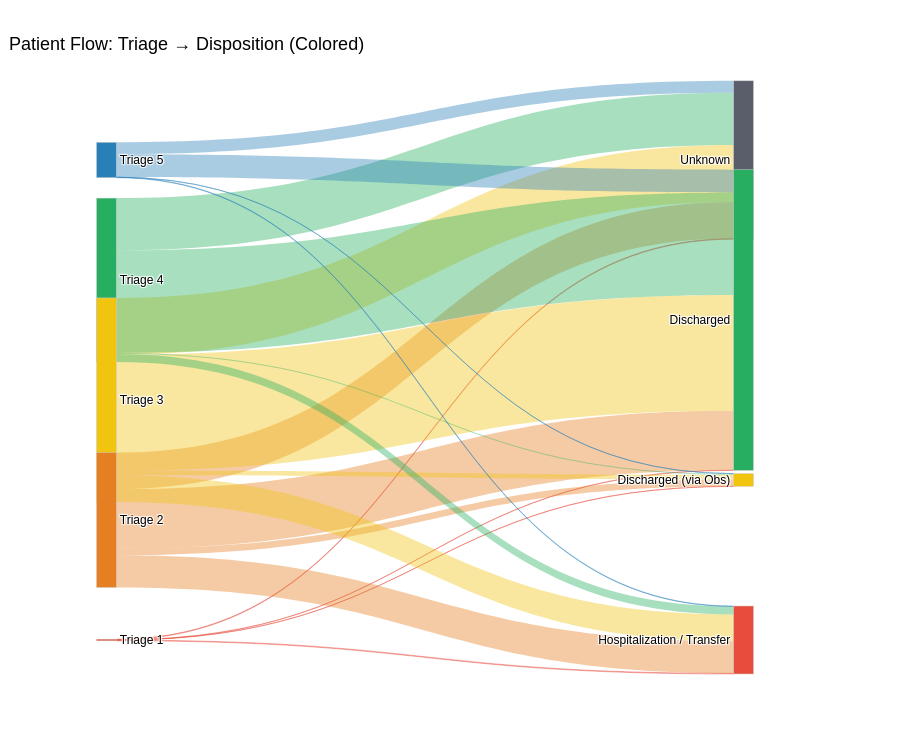

Notebook code cell kept with this figure:
### Code cell
import plotly.graph_objects as go
import pandas as pd

# ================================================================
# CONFIGURATION
# ================================================================
COL_TRIAGE    = 'triage'
COL_DISPOSITION = 'disposition_4lvl'

# ================================================================
# COLORS (Harmonized Keys)
# ================================================================
triage_colors = {
    'Triage 1': '#e74c3c',
    'Triage 2': '#e67e22',
    'Triage 3': '#f1c40f',
    'Triage 4': '#27ae60',
    'Triage 5': '#2980b9',
}

disposition_colors = {
    'Discharged': '#27ae60',
    'Unknown': '#5a5e6b',
    'Hospitalization / Transfer': '#e74c3c',
    'Discharged (via Obs)': '#f1c40f',
}

def get_node_color(label):
    for palette in [triage_colors, disposition_colors]:
        if label in palette:
            return palette[label]
    return '#a6acaf'

# ================================================================
# DATA PREPARATION
# ================================================================
df_alluvial = df.copy()

# Suppression des NaNs éventuels pour éviter "Triage nan"
df_alluvial = df_alluvial.dropna(subset=[COL_TRIAGE, COL_DISPOSITION])

# Création des labels (Assure-toi que le nom correspond aux clés du dico ci-dessus)
df_alluvial['_triage_label'] = 'Triage ' + df_alluvial[COL_TRIAGE].astype(int).astype(str)
df_alluvial['_disposition_label'] = df_alluvial[COL_DISPOSITION].astype(str)

# ================================================================
# NODES
# ================================================================
def get_present_vals(order_list, series):
    present = set(series.unique())
    return [v for v in order_list if v in present]

triage_vals = get_present_vals(
    ['Triage 5', 'Triage 4', 'Triage 3', 'Triage 2', 'Triage 1'],
    df_alluvial['_triage_label']
)

disposition_vals = get_present_vals(
    ['Unknown', 'Discharged', 'Discharged (via Obs)', 'Hospitalization / Transfer'],
    df_alluvial['_disposition_label']
)

all_labels  = triage_vals + disposition_vals
label_idx   = {label: i for i, label in enumerate(all_labels)}
node_colors = [get_node_color(l) for l in all_labels]

# ================================================================
# POSITIONS
# ================================================================
def assign_y(labels):
    n = len(labels)
    if n <= 1: return [0.5]
    return [round(0.10 + i * (0.80 / (n - 1)), 4) for i in range(n)]

pos = {}
for label, y in zip(triage_vals, assign_y(triage_vals)):
    pos[label] = (0.01, y)
for label, y in zip(disposition_vals, assign_y(disposition_vals)):
    pos[label] = (0.99, y)

node_x = [pos[l][0] for l in all_labels]
node_y = [pos[l][1] for l in all_labels]

# ================================================================
# LINKS (The coloring fix happens here)
# ================================================================
grp = (df_alluvial.groupby(['_triage_label', '_disposition_label'])
       .size()
       .reset_index(name='count'))

all_sources, all_targets, all_values, all_colors = [], [], [], []

for _, row in grp.iterrows():
    src, tgt = row['_triage_label'], row['_disposition_label']
    if src not in label_idx or tgt not in label_idx:
        continue

    all_sources.append(label_idx[src])
    all_targets.append(label_idx[tgt])
    all_values.append(int(row['count']))

    # Correction : on cherche 'Triage X' dans triage_colors
    hex_c = triage_colors.get(src, '#a6acaf')
    # Conversion Hex -> RGBA pour la transparence
    r, g, b = int(hex_c[1:3], 16), int(hex_c[3:5], 16), int(hex_c[5:7], 16)
    all_colors.append(f'rgba({r},{g},{b},0.4)')

# ================================================================
# FIGURE
# ================================================================
fig = go.Figure(data=[go.Sankey(
    arrangement='fixed',
    node=dict(
        pad=15, thickness=20,
        line=dict(color='#cccccc', width=0.5),
        label=all_labels, color=node_colors,
        x=node_x, y=node_y,
        hovertemplate='<b>%{label}</b><br>%{value} patients<extra></extra>',
    ),
    link=dict(
        source=all_sources, target=all_targets,
        value=all_values, color=all_colors,
        hovertemplate='%{source.label} → %{target.label}<br><b>%{value} patients</b><extra></extra>',
    ),
)])

# ================================================================
# FIGURE LAYOUT
# ================================================================
fig.update_layout(
    title=dict(
        text='Patient Flow: Triage → Disposition (Colored)',
        font=dict(size=18, color='black'), # S'assurer que le titre est noir
        x=0.01
    ),
    font=dict(size=12, family='Arial', color='black'), # Texte en noir

    # --- LES MODIFICATIONS POUR LE FOND BLANC ---
    paper_bgcolor='white',      # Fond tout autour du graphique
    plot_bgcolor='white',       # Fond de la zone de tracé
    template='plotly_white',    # Thème global blanc
    # --------------------------------------------

    height=750,
    margin=dict(t=100, b=50, l=100, r=150),
)

### Figure 1 — Plotly figure (JSON) as saved in the notebook; plotly's stock layout.template omitted (floating-point values rounded to 4 significant figures)
{"data": [{"arrangement": "fixed", "link": {"color": ["rgba(231,76,60,0.4)", "rgba(231,76,60,0.4)", "rgba(231,76,60,0.4)", "rgba(231,76,60,0.4)", "rgba(230,126,34,0.4)", "rgba(230,126,34,0.4)", "rgba(230,126,34,0.4)", "rgba(230,126,34,0.4)", "rgba(241,196,15,0.4)", "rgba(241,196,15,0.4)", "rgba(241,196,15,0.4)", "rgba(241,196,15,0.4)", "rgba(39,174,96,0.4)", "rgba(39,174,96,0.4)", "rgba(39,174,96,0.4)", "rgba(39,174,96,0.4)", "rgba(41,128,185,0.4)", "rgba(41,128,185,0.4)", "rgba(41,128,185,0.4)", "rgba(41,128,185,0.4)"], "hovertemplate": "%{source.label} → %{target.label}<br><b>%{value} patients</b><extra></extra>", "source": [4, 4, 4, 4, 3, 3, 3, 3, 2, 2, 2, 2, 1, 1, 1, 1, 0, 0, 0, 0], "target": [6, 7, 8, 5, 6, 7, 8, 5, 6, 7, 8, 5, 6, 7, 8, 5, 6, 7, 8, 5], "value": [14, 6, 39, 35, 3282, 376, 1775, 2026, 6392, 261, 1480, 3146, 5669, 61, 437, 2884, 1262, 6, 26, 662]}, "node": {"color": ["#2980b9", "#27ae60", "#f1c40f", "#e67e22", "#e74c3c", "#5a5e6b", "#27ae60", "#f1c40f", "#e74c3c"], "hovertemplate": "<b>%{label}</b><br>%{value} patients<extra></extra>", "label": ["Triage 5", "Triage 4", "Triage 3", "Triage 2", "Triage 1", "Unknown", "Discharged", "Discharged (via Obs)", "Hospitalization / Transfer"], "line": {"color": "#cccccc", "width": 0.5}, "pad": 15, "thickness": 20, "x": [0.01, 0.01, 0.01, 0.01, 0.01, 0.99, 0.99, 0.99, 0.99], "y": [0.1, 0.3, 0.5, 0.7, 0.9, 0.1, 0.3667, 0.6333, 0.9]}, "type": "sankey"}], "layout": {"title": {"font": {"size": 18, "color": "black"}, "text": "Patient Flow: Triage → Disposition (Colored)", "x": 0.01}, "font": {"size": 12, "family": "Arial", "color": "black"}, "margin": {"t": 100, "b": 50, "l": 100, "r": 150}, "paper_bgcolor": "white", "plot_bgcolor": "white", "height": 750}}
